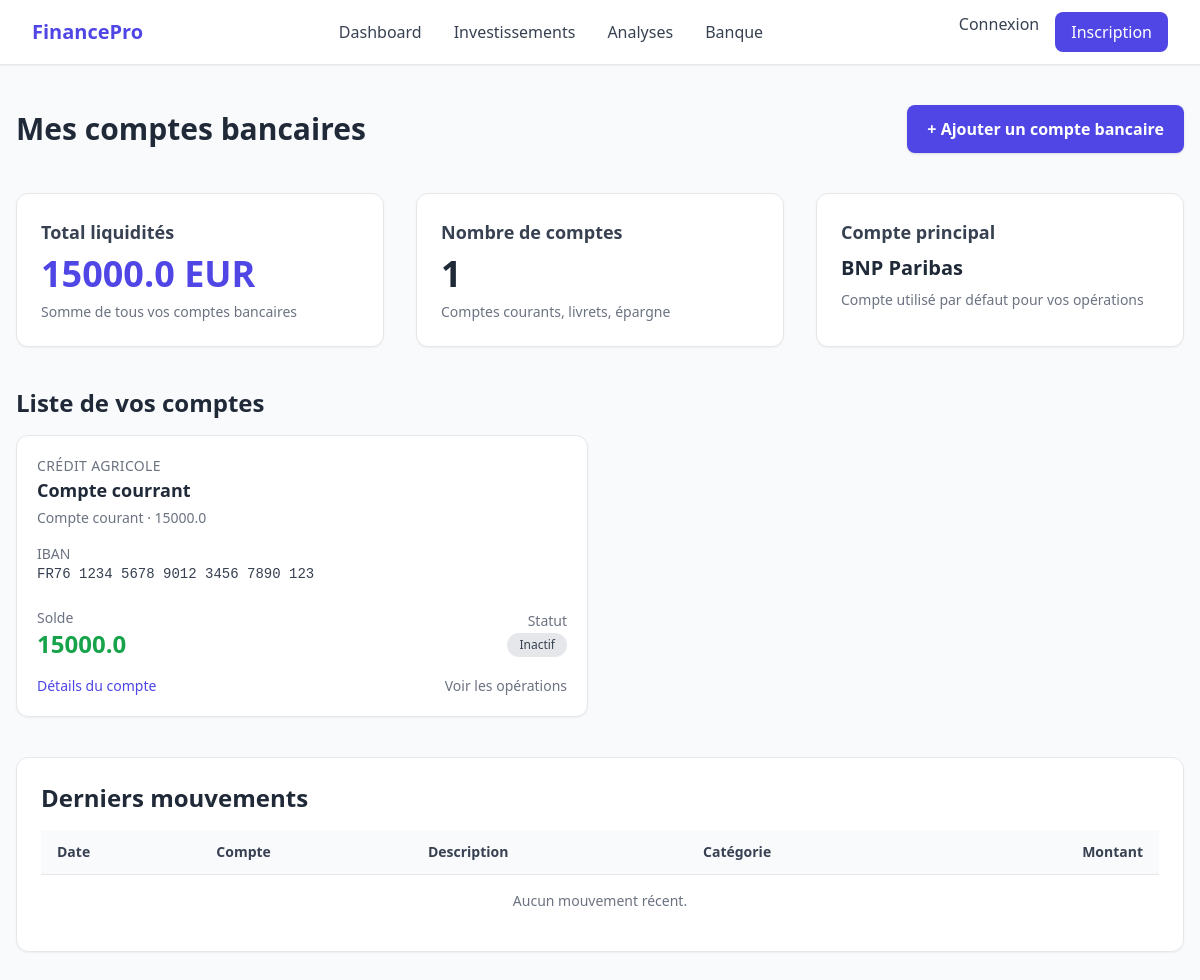
The app's page /bank-accounts with its own data.
### app/models.py (models this page shows)
class MainBankAccount(db.Model):
    id = db.Column(db.Integer, primary_key=True)
    bank_origin = db.Column(db.String(256), nullable=False)
    account_name = db.Column(db.String(256), unique=True, nullable=False)
    type_account = db.Column(db.String(256), nullable=False)
    monnaie = db.Column(db.String(10), nullable=False)
    balance = db.Column(db.Float, default=0.0)
    iban = db.Column(db.String(24), unique=True, nullable=False)
    status = db.Column(db.Boolean, default=False)
    main_account = db.Column(db.Boolean, default=False)
    user_id = db.Column(db.Integer, db.ForeignKey('user.id'), nullable=False)
    transactions = db.relationship('Transaction', backref='account', lazy=True)

### app/routes/main.py (the view)
@main_bp.route("/bank-accounts")
def comptes_bancaires():
    accounts = MainBankAccount.query.all()
    transac = Transaction.query.all()
    summary = {
        "total_balance": f"{sum(acc.balance for acc in accounts)} {accounts[0].monnaie if accounts else '€'}",
        "count": len(accounts),
        "main_bank": "BNP Paribas" if accounts else "N/A",
    }
    transactions = [
        {
            "date": t.date,
            "account_label": t.account_label,
            "description": t.description,
            "category": t.category,
            "amount": f"{t.amount} €",
            "amount_numeric": t.amount,   # nombre, pas une liste
        }
        for t in transac
    ]
    return render_template(
        "bank/bank_accounts.html", accounts=accounts, summary=summary, transactions=transactions,)

### app/templates/bank/bank_accounts.html (shortened to what this page needs)
{% extends 'base.html' %}
{% block content %}
<div class="max-w-7xl mx-auto px-4 py-10">
    <div class="flex flex-col md:flex-row md:items-center md:justify-between mb-10">
        <h1 class="text-3xl font-bold text-gray-800">Mes comptes bancaires</h1>
        <button onclick="openAddBankModal()"
        class="mt-4 md:mt-0 inline-flex items-center px-5 py-3 bg-indigo-600 text-white font-semibold rounded-lg shadow hover:bg-indigo-700 transition">
            + Ajouter un compte bancaire
        </button>
    </div>
    <div class="grid grid-cols-1 md:grid-cols-3 gap-8 mb-10">
        <div class="bg-white border border-gray-200 rounded-xl shadow-sm p-6">
            <h2 class="text-lg font-semibold text-gray-700 mb-2">Total liquidités</h2>
            <p class="text-4xl font-bold text-indigo-600">
                {{ summary.total_balance }}
            </p>
            <p class="text-sm text-gray-500 mt-2">
                Somme de tous vos comptes bancaires
            </p>
        </div>
        <div class="bg-white border border-gray-200 rounded-xl shadow-sm p-6">
            <h2 class="text-lg font-semibold text-gray-700 mb-2">Nombre de comptes</h2>
            <p class="text-4xl font-bold text-gray-800">
                {{ summary.count }}
            </p>
            <p class="text-sm text-gray-500 mt-2">
                Comptes courants, livrets, épargne
            </p>
        </div>
        <div class="bg-white border border-gray-200 rounded-xl shadow-sm p-6">
            <h2 class="text-lg font-semibold text-gray-700 mb-2">Compte principal</h2>
            <p class="text-xl font-semibold text-gray-800">
                {{ summary.main_bank if summary else "BNP Paribas" }}
            </p>
            <p class="text-sm text-gray-500 mt-2">
                Compte utilisé par défaut pour vos opérations
            </p>
        </div>
    </div>
    <h2 class="text-2xl font-semibold text-gray-800 mb-4">
        Liste de vos comptes
    </h2>
    <div class="grid grid-cols-1 md:grid-cols-2 xl:grid-cols-3 gap-6 mb-10">
        {% for account in accounts %}
        <div class="bg-white border border-gray-200 rounded-xl shadow-sm p-5 flex flex-col justify-between">
            <div class="mb-4">
                <p class="text-sm text-gray-500 uppercase tracking-wide">
                    {{ account.bank_origin }}
                </p>
                <p class="text-lg font-semibold text-gray-800">
                    {{ account.account_name }}
                </p>
                <p class="text-sm text-gray-500 mt-1">
                    {{ account.type_account }} · {{ account.balance }} {% if account.currency == 'EUR' %}€{% elif account.currency == 'USD' %}${% endif %}
                </p>
            </div>
            <div class="mb-4">
                <p class="text-sm text-gray-500">IBAN</p>
                <p class="font-mono text-sm text-gray-700">
                    {{ account.iban }}
                </p>
            </div>
            <div class="flex items-center justify-between mt-2">
                <div>
                    <p class="text-sm text-gray-500">Solde</p>
                    <p class="text-2xl font-bold
                        {% if account.balance >= 0 %}text-green-600{% else %}text-red-600{% endif %}">
                        {{ account.balance }} {% if account.currency == 'EUR' %}€{% elif account.currency == 'USD' %}${% endif %}
                    </p>
                </div>
                <div class="text-right">
                    <p class="text-sm text-gray-500">Statut</p>
                    {% if account.active %}
                        <span class="inline-flex items-center px-3 py-1 rounded-full text-xs font-medium bg-green-100 text-green-700">
                            Actif
                        </span>
                    {% else %}
                        <span class="inline-flex items-center px-3 py-1 rounded-full text-xs font-medium bg-gray-200 text-gray-700">
                            Inactif
                        </span>
                    {% endif %}
                </div>
            </div>
            <div class="mt-4 flex justify-between items-center">
                <a href="/bank-accounts/{{ account.id }}" class="text-indigo-600 hover:underline text-sm">
                    Détails du compte
                </a>
                <a href="/bank-accounts/{{ account.id }}/operations"
                class="text-gray-500 hover:text-gray-700 text-sm">
                    Voir les opérations
                </a>
            </div>
        </div>
        {% else %}
        <p class="text-gray-600">Aucun compte bancaire enregistré pour le moment.</p>
        {% endfor %}
    </div>
    <div class="bg-white border border-gray-200 rounded-xl shadow-sm p-6">
        <h2 class="text-2xl font-semibold text-gray-800 mb-4">
            Derniers mouvements
        </h2>
        <div class="overflow-x-auto">
            <table class="w-full text-left border-collapse">
                <thead>
                    <tr class="border-b bg-gray-50 text-gray-700 text-sm">
                        <th class="py-3 px-4">Date</th>
                        <th class="py-3 px-4">Compte</th>
                        <th class="py-3 px-4">Description</th>
                        <th class="py-3 px-4">Catégorie</th>
                        <th class="py-3 px-4 text-right">Montant</th>
                    </tr>
                </thead>
                <tbody class="text-gray-700 text-sm">
                    {% for tx in transactions %}
                    <tr class="border-b">
                        <td class="py-3 px-4">{{ tx.date }}</td>
                        <td class="py-3 px-4">{{ tx.account_label }}</td>
                        <td class="py-3 px-4">{{ tx.description }}</td>
                        <td class="py-3 px-4">{{ tx.category }}</td>
                        <td class="py-3 px-4 text-right font-semibold
                            {% if tx.amount_numeric > 0 %}text-green-600{% else %}text-red-600{% endif %}">
                            {{ tx.amount }}
                        </td>
                    </tr>
                    {% else %}
                    <tr>
                        <td colspan="5" class="py-4 px-4 text-center text-gray-500">
                            Aucun mouvement récent.
                        </td>
                    </tr>
                    {% endfor %}
                </tbody>
            </table>
        </div>
    </div>
</div>
{% endblock %}

### app/templates/base.html (shortened to what this page needs)
<!DOCTYPE html>
<html lang="fr">
<head>
    <script src="https://cdn.tailwindcss.com"></script>
</head>
<body class="bg-gray-50">
    {% include 'components/header.html' %}
    <main class="min-h-screen">
        {% block content %}{% endblock %}
    </main>
</body>
</html>

### app/templates/components/header.html (shortened to what this page needs)
<header class="bg-white shadow-sm border-b border-gray-200">
  <div class="max-w-7xl mx-auto px-4 sm:px-6 lg:px-8">
    <div class="flex justify-between h-16 items-center">
      <a href="/" class="text-xl font-bold text-indigo-600">
        FinancePro
      </a>
      <nav class="hidden md:flex space-x-8">
        <a href="/dashboard" class="text-gray-700 hover:text-indigo-600 transition">Dashboard</a>
        <a href="/invest" class="text-gray-700 hover:text-indigo-600 transition">Investissements</a>
        <a href="/analyses" class="text-gray-700 hover:text-indigo-600 transition">Analyses</a>
        <a href="/bank-accounts" class="text-gray-700 hover:text-indigo-600 transition">Banque</a>
      </nav>
      <div class="hidden md:flex space-x-4">
        {% if current_user.is_authenticated %}
          <a href="/logout"
              class="text-gray-700 hover:text-indigo-600">
            Déconnexion
          </a>
          <a href="/account"
              class="bg-gray-100 hover:bg-gray-200 text-gray-700 px-4 py-2 rounded-lg">
            Mon compte
          </a>
        {% else %}
          <a href="/login" class="text-gray-700 hover:text-indigo-600">Connexion</a>
          <a href="/register"
            class="bg-indigo-600 hover:bg-indigo-700 text-white px-4 py-2 rounded-lg">
            Inscription
          </a>
        {% endif %}
      </div>
    </div>
  </div>
</header>

### records on screen
MainBankAccount: bank_origin "CRÉDIT AGRICOLE", account_name "Compte courrant", type_account "Compte courant", balance "15000.0", iban "FR76 1234 5678 9012 3456 7890 123"

### other values on screen
{{ summary.total_balance }} "15000.0 EUR"
{{ summary.count }} "1"
{{ summary.main_bank if summary else "BNP Paribas" }} "BNP Paribas"
